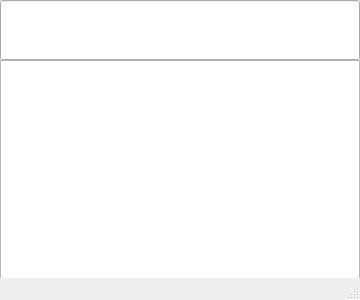
<?xml version="1.0" encoding="UTF-8"?>
<ui version="4.0">
 <class>searchWindow</class>
 <widget class="QMainWindow" name="searchWindow">
  <property name="geometry">
   <rect>
    <x>0</x>
    <y>0</y>
    <width>360</width>
    <height>300</height>
   </rect>
  </property>
  <property name="minimumSize">
   <size>
    <width>360</width>
    <height>300</height>
   </size>
  </property>
  <property name="maximumSize">
   <size>
    <width>720</width>
    <height>600</height>
   </size>
  </property>
  <property name="windowTitle">
   <string>Totora</string>
  </property>
  <property name="styleSheet">
   <string notr="true"/>
  </property>
  <widget class="QWidget" name="centralwidget">
   <widget class="QLineEdit" name="searchBox">
    <property name="geometry">
     <rect>
      <x>0</x>
      <y>0</y>
      <width>360</width>
      <height>60</height>
     </rect>
    </property>
    <property name="font">
     <font>
      <pointsize>20</pointsize>
     </font>
    </property>
   </widget>
   <widget class="QListWidget" name="searchEngineList">
    <property name="geometry">
     <rect>
      <x>0</x>
      <y>60</y>
      <width>360</width>
      <height>240</height>
     </rect>
    </property>
    <property name="font">
     <font>
      <pointsize>15</pointsize>
     </font>
    </property>
    <property name="mouseTracking">
     <bool>true</bool>
    </property>
    <property name="styleSheet">
     <string notr="true"/>
    </property>
   </widget>
  </widget>
  <widget class="QStatusBar" name="statusbar"/>
 </widget>
 <resources/>
 <connections/>
</ui>
